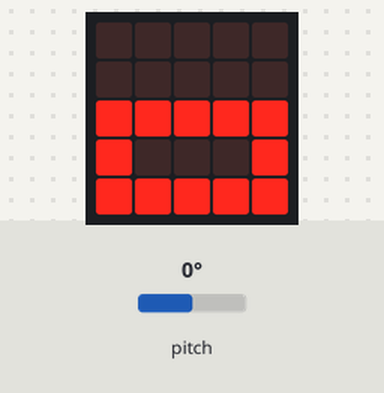
Simulated run of this program. Board: BBC micro:bit (MakeCode). Parts: the board's 5×5 LED display. The inputs (shaded band) are chosen by the test bench; at power-on: pitch 0°.

Above: at 1.2 s.
1.3 s: pitch set to -2°
At 6.0 s:
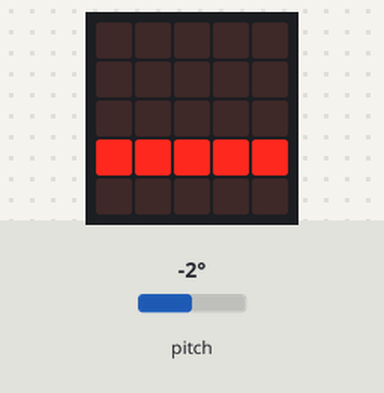
6.9 s: pitch set to 90°
At 12.0 s:
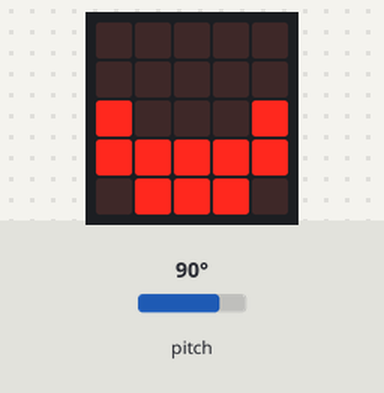
12.3 s: pitch set to 53°
13.8 s: pitch set to 45°
At 14.5 s:
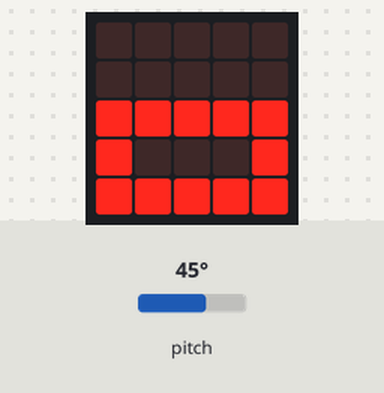
15.7 s: pitch set to -172°
At 20.5 s:
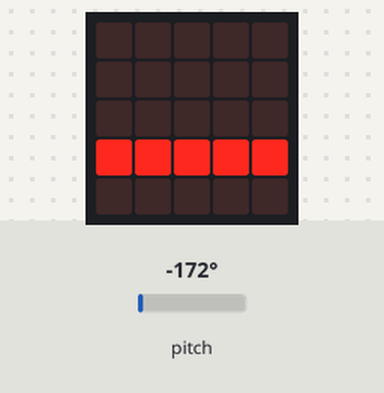
Timing chart, 0 to 22.0 s (numbered marks = the images above; inputs shaded):
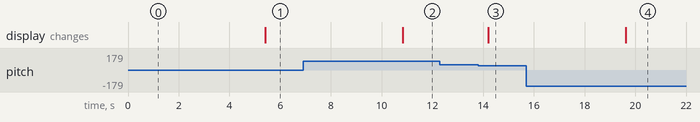

The program:

main.ts
```typescript
input.onGesture(Gesture.Shake, function () {
    bang.showImage(0)
    basic.pause(5000)
})
let draai = 0
let bang: Image = null
let blij = images.createImage(`
    . . . . .
    . . . . .
    # . . . #
    # # # # #
    . # # # .
    `)
let verdrietig = images.createImage(`
    . . . . .
    . . . . .
    # # # # #
    # . . . #
    # # # # #
    `)
bang = images.createImage(`
    . . . . .
    . . . . .
    . . . . .
    # # # # #
    . . . . .
    `)
basic.forever(function () {
    draai = input.rotation(Rotation.Pitch)
    if (draai >= 50 && draai <= 100) {
        blij.showImage(0)
    } else if (draai >= 0 && draai <= 49) {
        verdrietig.showImage(0)
        basic.pause(5000)
    } else {
        bang.showImage(0)
        basic.pause(5000)
    }
})
```

test.ts
```typescript
// tests gaan hier; deze zal niet worden gecompileerd wanneer dit pakket wordt gebruikt als extensie.
```

Measured:
- the behaviour switches between 0 and -1° on pitch (found by bisection; images 0 and 1)
- the behaviour switches between 50 and 49° on pitch (found by bisection; images 2 and 3)
- after the input at 1.3 s, the display: changes after 4.1 s (image 1)
- after the input at 6.9 s, the display: changes after 3.9 s (image 2)
- after the input at 12.3 s, every drawn part: stays the same
- after the input at 13.8 s, the display: changes after 0.40 s (image 3)
- after the input at 15.7 s, the display: changes after 3.9 s (image 4)
